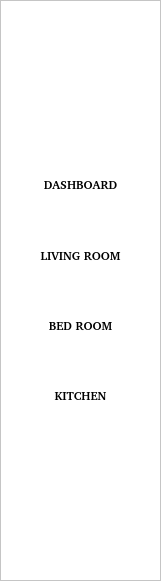
   <widget class="QFrame" name="nav">
    <property name="geometry">
     <rect>
      <x>10</x>
      <y>20</y>
      <width>161</width>
      <height>581</height>
     </rect>
    </property>
    <property name="styleSheet">
     <string notr="true">background-color: #fff;</string>
    </property>
    <property name="frameShape">
     <enum>QFrame::StyledPanel</enum>
    </property>
    <property name="frameShadow">
     <enum>QFrame::Raised</enum>
    </property>
    <widget class="QLabel" name="label">
     <property name="geometry">
      <rect>
       <x>50</x>
       <y>30</y>
       <width>64</width>
       <height>64</height>
      </rect>
     </property>
     <property name="text">
      <string/>
     </property>
     <property name="pixmap">
      <pixmap>C:/Users/Administrator/Downloads/house.png</pixmap>
     </property>
     <property name="scaledContents">
      <bool>false</bool>
     </property>
    </widget>
    <widget class="QFrame" name="fr_dash">
     <property name="geometry">
      <rect>
       <x>0</x>
       <y>159</y>
       <width>160</width>
       <height>50</height>
      </rect>
     </property>
     <property name="styleSheet">
      <string notr="true">background-color: transparent;
border-radius: 10px;</string>
     </property>
     <property name="frameShape">
      <enum>QFrame::StyledPanel</enum>
     </property>
     <property name="frameShadow">
      <enum>QFrame::Raised</enum>
     </property>
     <widget class="QPushButton" name="btn_dashboard">
      <property name="geometry">
       <rect>
        <x>20</x>
        <y>10</y>
        <width>121</width>
        <height>30</height>
       </rect>
      </property>
      <property name="font">
       <font>
        <family>#9Slide01 Tieu de ngan</family>
        <pointsize>9</pointsize>
        <bold>true</bold>
       </font>
      </property>
      <property name="styleSheet">
       <string notr="true">border: none;
background-color: transparent;</string>
      </property>
      <property name="text">
       <string>DASHBOARD</string>
      </property>
     </widget>
    </widget>
    <widget class="QFrame" name="fr_living">
     <property name="geometry">
      <rect>
       <x>0</x>
       <y>230</y>
       <width>160</width>
       <height>50</height>
      </rect>
     </property>
     <property name="styleSheet">
      <string notr="true">background-color: transparent;
border-radius: 10px;</string>
     </property>
     <property name="frameShape">
      <enum>QFrame::StyledPanel</enum>
     </property>
     <property name="frameShadow">
      <enum>QFrame::Raised</enum>
     </property>
     <widget class="QPushButton" name="btn_living">
      <property name="geometry">
       <rect>
        <x>20</x>
        <y>10</y>
        <width>121</width>
        <height>30</height>
       </rect>
      </property>
      <property name="font">
       <font>
        <family>#9Slide01 Tieu de ngan</family>
        <pointsize>9</pointsize>
        <bold>true</bold>
       </font>
      </property>
      <property name="styleSheet">
       <string notr="true">border: none;
background-color: transparent;</string>
      </property>
      <property name="text">
       <string>LIVING ROOM</string>
      </property>
     </widget>
    </widget>
    <widget class="QFrame" name="fr_bed">
     <property name="geometry">
      <rect>
       <x>0</x>
       <y>300</y>
       <width>160</width>
       <height>50</height>
      </rect>
     </property>
     <property name="styleSheet">
      <string notr="true">background-color: transparent;
border-radius: 10px;</string>
     </property>
     <property name="frameShape">
      <enum>QFrame::StyledPanel</enum>
     </property>
     <property name="frameShadow">
      <enum>QFrame::Raised</enum>
     </property>
     <widget class="QPushButton" name="btn_bed">
      <property name="geometry">
       <rect>
        <x>20</x>
        <y>10</y>
        <width>121</width>
        <height>30</height>
       </rect>
      </property>
      <property name="font">
       <font>
        <family>#9Slide01 Tieu de ngan</family>
        <pointsize>9</pointsize>
        <bold>true</bold>
       </font>
      </property>
      <property name="styleSheet">
       <string notr="true">border: none;
background-color: transparent;</string>
      </property>
      <property name="text">
       <string>BED ROOM</string>
      </property>
     </widget>
    </widget>
    <widget class="QFrame" name="fr_kit">
     <property name="geometry">
      <rect>
       <x>0</x>
       <y>370</y>
       <width>160</width>
       <height>50</height>
      </rect>
     </property>
     <property name="styleSheet">
      <string notr="true">background-color: transparent;
border-radius: 10px;</string>
     </property>
     <property name="frameShape">
      <enum>QFrame::StyledPanel</enum>
     </property>
     <property name="frameShadow">
      <enum>QFrame::Raised</enum>
     </property>
     <widget class="QPushButton" name="btn_kit">
      <property name="geometry">
       <rect>
        <x>20</x>
        <y>10</y>
        <width>121</width>
        <height>30</height>
       </rect>
      </property>
      <property name="font">
       <font>
        <family>#9Slide01 Tieu de ngan</family>
        <pointsize>9</pointsize>
        <bold>true</bold>
       </font>
      </property>
      <property name="styleSheet">
       <string notr="true">border: none;
background-color: transparent;</string>
      </property>
      <property name="text">
       <string>KITCHEN</string>
      </property>
     </widget>
    </widget>
   </widget>
